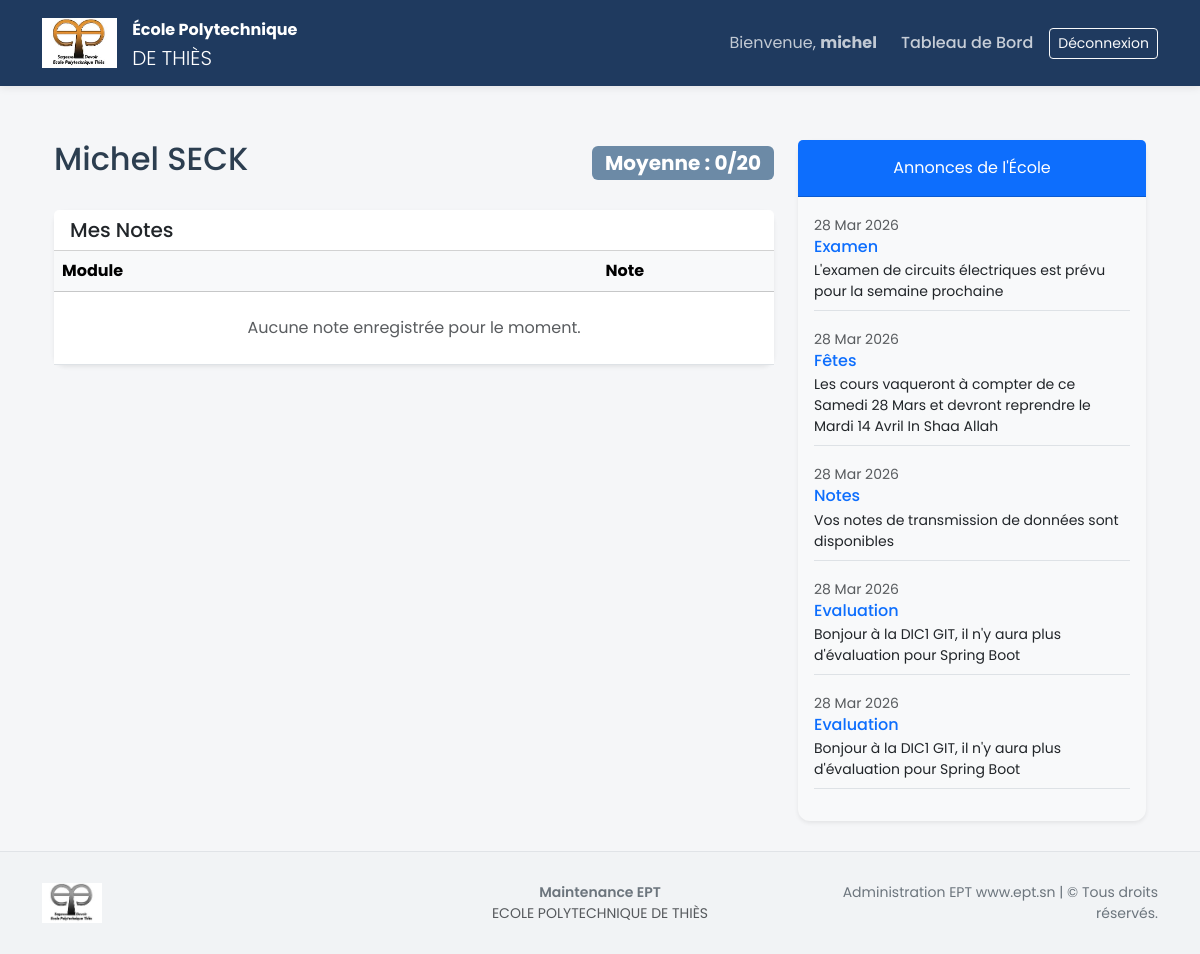
Page /dashboard/etudiant/ (signed in) on the committed database.
### authentification/models.py (models this page shows)
class User(AbstractUser):
    ROLE_CHOICES = (
        ('ADMIN', 'Administrateur'),
        ('PROF', 'Professeur'),
        ('STUDENT', 'Étudiant'),
    )
    role = models.CharField(max_length=10, choices=ROLE_CHOICES, default='STUDENT')
    email = models.EmailField(unique=True)

### dashboard/models.py (models this page shows, shortened)
class Annonce(models.Model):
    title = models.CharField(max_length=100)
    content = models.TextField()
    date = models.DateTimeField(auto_now_add=True)
    classe = models.ForeignKey(Classe, on_delete=models.CASCADE, null=True, blank=True)

### dashboard/views.py (the view)
# urls.py: path('etudiant/', views.student_dashboard, name='student_home'),
@login_required
def student_dashboard(request):
    try:
        etudiant = Etudiant.objects.get(user=request.user)
        notes = Note.objects.filter(etudiant=etudiant).select_related('cours')
        if notes.exists():
            moyenne = sum(n.note for n in notes) / notes.count()
        else:
            moyenne = 0
        annonces = Annonce.objects.filter(
            Q(classe=etudiant.classe) | Q(classe__isnull=True)
        ).order_by('-date')[:5]
    except Etudiant.DoesNotExist:
        notes = []
        moyenne = 0
        etudiant = None
        annonces = Annonce.objects.filter(classe__isnull=True).order_by('-date')[:5]
    annonces = Annonce.objects.all().order_by('-date')[:5]
    context = {
        'notes': notes,
        'annonces': annonces,
        'moyenne': round(moyenne, 2),
        'etudiant': etudiant,
    }
    return render(request, 'dashboard/studenthome.html', context)

### templates/dashboard/studenthome.html
{% extends "base.html" %}
{% block content %}
<div class="container mt-4">
    <div class="row">
        <div class="col-lg-8">
            <div class="d-flex justify-content-between align-items-center mb-4">
                <h2>{{ request.user.first_name }} {{ request.user.last_name }}</h2>
                <span class="badge fs-5" style="background-color: #6c8aa6; color: white;">
                    Moyenne : {{ moyenne }}/20
                </span>
            </div>
            <div class="card shadow-sm mb-4">
                <div class="card-header bg-white">
                    <h5 class="mb-0">Mes Notes</h5>
                </div>
                <div class="card-body p-0">
                    <table class="table table-hover mb-0">
                        <thead class="table-light">
                            <tr>
                                <th>Module</th>
                                <th class="text-center">Note</th>
                            </tr>
                        </thead>
                        <tbody>
                            {% for note in notes %}
                            <tr>
                                <td>{{ note.cours.matiere.name }}</td>
                                <td class="text-center fw-bold {% if note.valeur < 10 %}text-danger{% else %}text-success{% endif %}">
                                    {{ note.note }}
                                </td>
                            </tr>
                            {% empty %}
                            <tr>
                                <td colspan="3" class="text-center py-4 text-muted">Aucune note enregistrée pour le moment.</td>
                            </tr>
                            {% endfor %}
                        </tbody>
                    </table>
                </div>
            </div>
        </div>
        <div class="col-lg-4">
            <div class="card shadow-sm border-0 bg-light">
                <div class="card-header bg-primary text-white text-center py-3">
                     Annonces de l'École
                </div>
                <div class="card-body">
                    {% for annonce in annonces %}
                    <div class="mb-3 border-bottom pb-2">
                        <small class="text-muted">{{ annonce.date|date:"d M Y" }}</small>
                        <h6 class="mb-1 text-primary">{{ annonce.title }}</h6>
                        <p class="small mb-0">{{ annonce.content|truncatewords:20 }}</p>
                    </div>
                    {% empty %}
                    <p class="text-muted small">Aucune annonce récente.</p>
                    {% endfor %}
                </div>
            </div>
        </div>
    </div>
</div>
{% endblock %}

### templates/base.html (shortened to what this page needs)
{% load static %}
<!DOCTYPE html>
<html lang="fr">
<head>
    <link rel="stylesheet" href="{% static 'css/bootstrap.min.css' %}">
    <link rel="stylesheet" href="https://cdn.jsdelivr.net/npm/bootstrap-icons@1.11.1/font/bootstrap-icons.css">
</head>
<body>
    <nav class="navbar navbar-expand-lg navbar-dark navbar-ept py-2">
        <div class="container">
            <a class="navbar-brand d-flex align-items-center" href="/">
                <img src="{% static 'images/logo.png' %}" alt="Logo EPT">
                <div class="d-none d-md-block">
                    <span class="fs-6 fw-bold">École Polytechnique</span><br>
                    <span class="fs-7 fw-light text-uppercase">de Thiès</span>
                </div>
                <div class="d-md-none ms-2">EPT</div> </a>
            <div class="collapse navbar-collapse" id="eptNavbar">
                <ul class="navbar-nav ms-auto align-items-center">
                    {% if user.is_authenticated %}
                        <li class="nav-item">
                            <span class="navbar-text me-3 text-light opacity-75">
                                Bienvenue, <strong>{{ user.username }}</strong>
                            </span>
                        </li>
                        <li class="nav-item">
                            <a class="nav-link" href="{% url 'dashboard_redirect' %}">Tableau de Bord</a>
                        </li>
                        <li class="nav-item ms-lg-2">
                            <form action="{% url 'logout' %}" method="post" style="display:inline;">
                                <button type="submit" class="btn btn-outline-light btn-sm">Déconnexion</button>
                            </form>
                        </li>
                    {% endif %}
                </ul>
            </div>
        </div>
    </nav>
    <div class="container main-container">
        {% block content %}
        {% endblock %}
    </div>
    <footer class="footer-ept">
        <div class="container">
            <div class="row align-items-center">
                <div class="col-md-4 text-center text-md-start mb-3 mb-md-0">
                    <img src="{% static 'images/logo.png' %}" alt="Logo EPT" style="max-height: 40px; filter: grayscale(1);">
                </div>
                <div class="col-md-4 text-center mb-3 mb-md-0">
                    <p class="mb-0 small fw-semibold">Maintenance EPT</p>
                    <p class="mb-0 small text-muted">ECOLE POLYTECHNIQUE DE THIÈS</p>
                </div>
                <div class="col-md-4 text-center text-md-end small">
                    Administration EPT www.ept.sn | &copy; {{ now.year }} Tous droits réservés.
                </div>
            </div>
        </div>
    </footer>
</body>
</html>

### templates/base.html (style rules this page uses)
body { font-family: 'Poppins', sans-serif; background-color: #f5f6f8; color: #2c3e50; display: flex; flex-direction: column; min-height: 100vh; }
.navbar-ept { background-color: #1f3a5f; box-shadow: 0 2px 8px rgba(0,0,0,0.08); }
.navbar-ept .navbar-brand img { max-height: 50px; margin-right: 15px; }
.navbar-ept .nav-link { color: rgba(255,255,255,0.75) !important; font-weight: 500; transition: 0.2s; }
.main-container { flex: 1; padding-top: 30px; padding-bottom: 30px; }
.card { border: none; border-radius: 12px; box-shadow: 0 4px 12px rgba(0,0,0,0.05); }
.footer-ept { background-color: #f1f3f5; border-top: 1px solid #e0e3e7; padding: 30px 0; color: #6c757d; }

### rows in the picture
User: username "michel", user.first_name "Michel", user.last_name "SECK"
Annonce: date "28 Mar 2026", title "Examen", content "L'examen de circuits électriques est prévu pour la semaine prochaine"
Annonce: date "28 Mar 2026", title "Fêtes", content "Les cours vaqueront à compter de ce Samedi 28 Mars et devront reprendre le Mardi 14 Avril In Shaa Allah"
Annonce: date "28 Mar 2026", title "Notes", content "Vos notes de transmission de données sont disponibles"
Annonce: date "28 Mar 2026", title "Evaluation", content "Bonjour à la DIC1 GIT, il n'y aura plus d'évaluation pour Spring Boot"
Annonce: date "28 Mar 2026", title "Evaluation", content "Bonjour à la DIC1 GIT, il n'y aura plus d'évaluation pour Spring Boot"

### other values in the picture
{{ moyenne }} "0"
